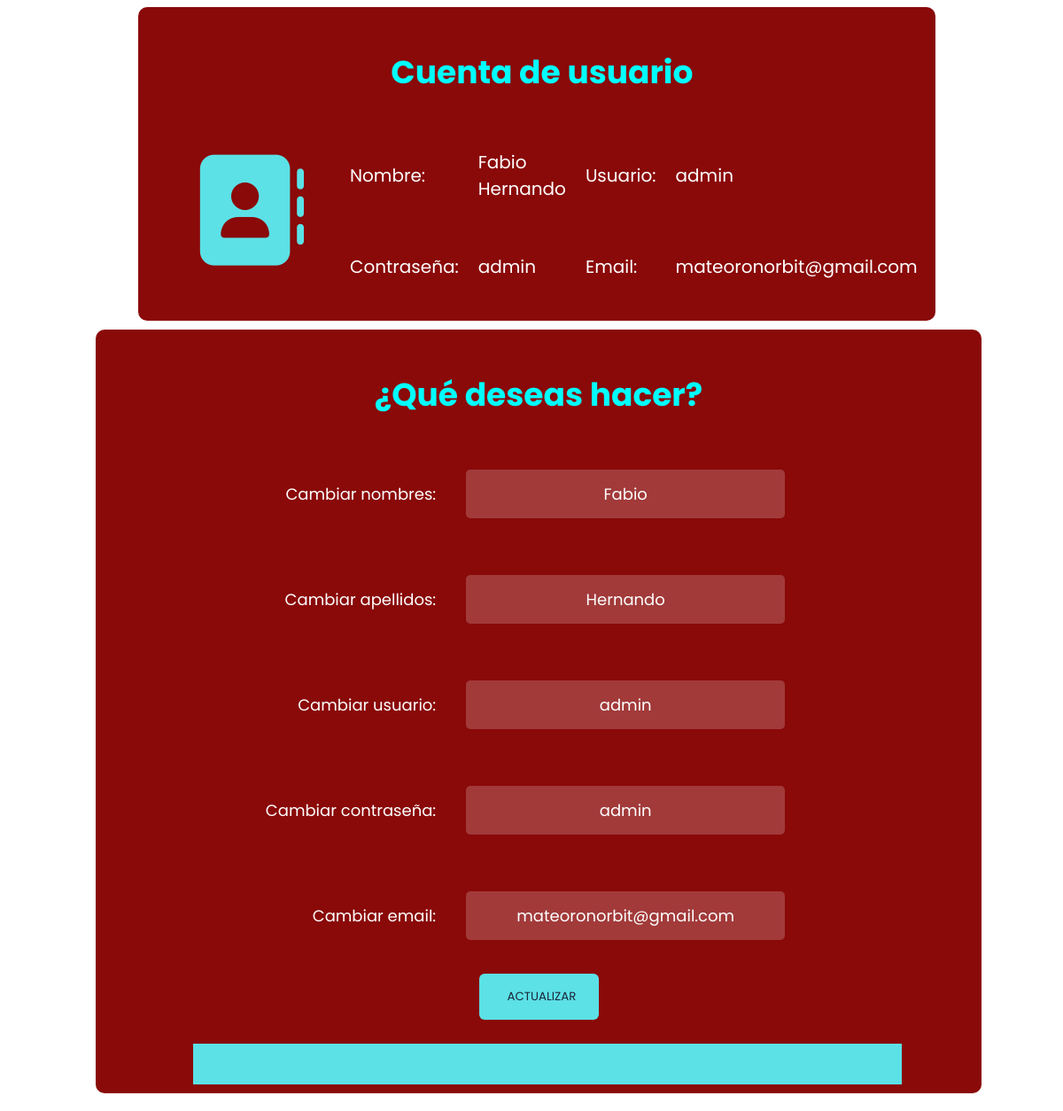
The page /vista/modulos/Usuario/cuenta.php (signed in) on the database its author committed.
### tables this page shows
CREATE TABLE `usuarios` (
  `id_usuario` int(11) NOT NULL,
  `nombres` varchar(32) NOT NULL,
  `apellidos` varchar(32) NOT NULL,
  `usuario` varchar(16) NOT NULL,
  `contraseña` varchar(32) NOT NULL,
  `email` varchar(32) NOT NULL,
  `rol` varchar(10) NOT NULL
);

### vista/modulos/Usuario/cuenta.php (the view, shortened to what this page needs)
<!DOCTYPE html>
<html lang='es'>
<head>
    <?php
    $sec = $_SESSION['usersec'];
    $con = mysqli_connect("localhost","root","","suremanagement");
    $cons = mysqli_query($con,"SELECT * FROM usuarios WHERE usuario = '$sec' ");
    while($reg = mysqli_fetch_array($cons)){
        $abcdefg = $_SESSION['newnum'];
    }
    ?>
    <link rel="stylesheet" href="styleuser.css">
    <link rel="stylesheet" href="https://cdnjs.cloudflare.com/ajax/libs/font-awesome/5.14.0/css/all.min.css">
</head>
<body>
    <?php
    include("conexion.php");
    if($conexion=conectarBase($host, $usuario, $clave, $base)){
        $nombre= mysqli_query($conexion,"SELECT nombres, apellidos
        FROM usuarios
        WHERE id_usuario='$abcdefg'");
        if($rn=mysqli_fetch_array($nombre)){
            $vnombre = $rn['nombres'];
            $vapellido = $rn['apellidos'];
        }
        $usuario= mysqli_query($conexion,"SELECT usuario
        FROM usuarios
        WHERE id_usuario='$abcdefg'");
        if($rn=mysqli_fetch_array($usuario)){
            $vusuario = $rn['usuario'];
        }
        $pass= mysqli_query($conexion,"SELECT contraseña
        FROM usuarios
        WHERE id_usuario='$abcdefg'");
        if($rn=mysqli_fetch_array($pass)){
            $vpass = $rn['contraseña'];
        }
        $email= mysqli_query($conexion,"SELECT email
        FROM usuarios
        WHERE id_usuario='$abcdefg'");
        if($rn=mysqli_fetch_array($email)){
            $vemail = $rn['email'];
        }
    }
    else{
        echo "<p> El estudiante no se encuentra registrado. </p>";
    }
    ?>
    <div class="form">
        <div class="container">
            <table id="cuenta">
                <th colspan="5"><h1>Cuenta de usuario</h1></th>
                <tr>
                    <td rowspan="4"><a href="#"><i class="fas fa-address-book"></i></a></td>
                    <td style="text-align: left">Nombre:</td>
                    <td style="text-align: left"><?php echo $vnombre.' '.$vapellido?></td>
                    <td style="text-align: left">Usuario:</td>
                    <td style="text-align: left"><?php echo $vusuario?></td>
                </tr>
                <tr>
                    <td style="text-align: left">Contraseña:</td>
                    <td style="text-align: left"><?php echo $vpass?></td>
                    <td style="text-align: left">Email:</td>
                    <td style="text-align: left"><?php echo $vemail?></td>
                </tr>
            </table>
        </div>
        <div class="edit">
            <table>
                <th colspan="2"><h1>¿Qué deseas hacer?</h1></th>
                <form id="formulario" action="acount.php" method="post" onsubmit="return validate(this)">
                    <tr>
                        <td style="text-align: right">Cambiar nombres:</td>
                        <?php echo '<td style="text-align: right"><input class="user-input" type="text" value="'.$vnombre.'" name="nom" required></td>'?>
                    </tr>
                    <tr>
                        <td style="text-align: right">Cambiar apellidos:</td>
                        <?php echo '<td style="text-align: right"><input class="user-input" type="text" value="'.$vapellido.'" name="ape" required></td>'?>
                    </tr>
                    <tr>
                        <td style="text-align: right">Cambiar usuario:</td>
                        <?php echo '<td style="text-align: right"><input class="user-input" type="text" value="'.$vusuario.'" name="user" required></td>'?>
                    </tr>
                    <tr>
                        <td style="text-align: right">Cambiar contraseña:</td>
                        <?php echo'<td style="text-align: right"><input class="user-input" type="text" value="'.$vpass.'" name="pass" required></td>'?>
                    </tr>
                    <tr>
                        <td style="text-align: right">Cambiar email:</td>
                        <?php echo '<td style="text-align: right"><input class="user-input" type="text" value="'.$vemail.'" name="email" required></td>'?>
                    </tr>
                    <tr>
                        <td colspan="2"><input id="reg" type="submit" value="ACTUALIZAR" required></td>
                    </tr>
                </form>
            </table>
            <div class="shup">
                <p id="alerta"></p>
            </div>
        </div>
    </div>
</body>
</html>

### vista/modulos/Usuario/styleuser.css (style rules this page uses)
* { user-select: none; box-sizing: border-box; font-family: 'Poppins', sans-serif; }
body { display: grid; place-items: center; height: 100vh; width: 100%; display: grid; justify-content: center; background: #fff; overflow-x: hidden; }
table { border: 0; text-align: center; margin: 0 auto; }
#cuenta td { padding: 10px; font-size: 20px; }
.shup { place-items: center; text-align: center; position: relative; bottom: 10px; margin: 10px; background-color: #5CE1E6; width: 80%; left: 10%; right: 10%; justify-content: center; display: grid; }
#alerta { place-items: center; text-align: center; justify-content: center; padding: 10px; font-size: 13px; }
.container { border-radius: 10px; display: block; position: relative; background: rgb(138, 9, 9); height: fit-content; width: 900px; left: auto; right: auto; padding: 0px; margin-left: 4.8%; }
.edit { border-radius: 10px; display: block; position: relative; background: rgb(138, 9, 9); height: fit-content; width: 1000px; justify-content: center; padding: 0px; margin-top: 10px; margin-bottom: 20px; }
.form { font-family: "Poppins", sans-serif; font-size: 18px; color: white; }
.form i { color: #5CE1E6; font-size: 125px; margin: 30px; }
.form table { padding: 20px; justify-content: center; }
.form th { padding: 0; margin: 0; color: aqua; }
.form .user-input { width: 360px; height: 55px; margin: 30px; outline: none; border: none; background: rgba(255, 255, 255, 0.2); color: #fff; font-size: 18px; text-align: center; border-radius: 5px; transition: 0.5s; transition-property: border-left, border-right, box-shadow; }
#reg { height: auto; width: 135px; border-radius: 6px; background-color: #5CE1E6; border: none; color: #1b2639; padding: 16px 32px; text-decoration: none; margin: 4px 2px; cursor: pointer; }

### rows shown on the page
usuarios: nombres "Fabio", apellidos "Hernando", usuario "admin", contraseña "admin", email "mateoronorbit@gmail.com", nom "Fabio", ape "Hernando", user "admin", pass "admin"
